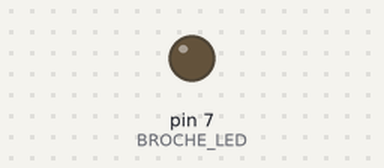
Bench run of a sketch on a simulated Arduino Uno, built with avr-gcc and run on an emulated ATmega328P. On the bench: output pins drawn as LEDs (lit = HIGH). Random numbers use the default seed unless the sketch sets one.

Above: at 0.39 s.
At 39.48 s:
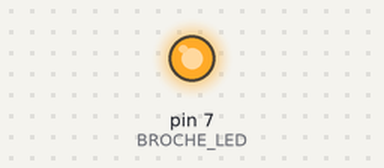
Timing chart, 0 to 40.0 s (numbered marks = the images above):
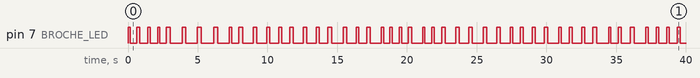

Measured:
- by itself, pin 7 (BROCHE_LED): LOW → HIGH at 0.00 s, → LOW 0.16 s later, → HIGH 0.47 s later, → LOW 0.20 s later, … (92 changes in this stretch)

The sketch:

testeur_midi.ino
```cpp
/*
 * Résidence Ritournelle, Nantes / Ping, atelier partagé du Breil, 18 juin 2019
 * Circuit pour tester l'envoi de commandes midi au prototype de Ritournelle
 * Les commandes MIDI sont envoyées directement sans passer par la lib. MIDI
 *
 * arduino 1.8.5 @ Kirin, debian 9 stretch
 *  + lib SoftwareSerial 1.0 http://www.arduino.cc/en/Reference/SoftwareSerial
 *
 */

#define BROCHE_LED   7           // led indiquant l'envoi d'un message

#include <SoftwareSerial.h>
byte note = 0;
SoftwareSerial midiSerial(2, 3); // RX, TX

void setup() {
  pinMode(BROCHE_LED, OUTPUT);
  midiSerial.begin(31250);
}

void loop() {
  //note = random(60, 75);        // les 16 notes correspondant aux 16 sorties de Ritournelle
  note = 60;                      // premier test avec juste une note
  int dd = random(150, 300);      // durée de chaque note
  midiMessage(0x90, note, 0x45);  // Note On 0x9n, n : canal entre 0 et F
  digitalWrite(BROCHE_LED, HIGH);
  delay(dd);                      // durée de la note

  midiMessage(0x80, note, 0x00);  // Note Off 0x8n, n : canal entre 0 et F
  digitalWrite(BROCHE_LED, LOW);
  delay(dd * 3);                  // durée du silence entre 2 notes
}

// Envoi des messages MIDI sur le port série
void midiMessage(byte cmd, byte data1, byte data2) {
  midiSerial.write(cmd);
  midiSerial.write(data1);
  midiSerial.write(data2);
}
```
